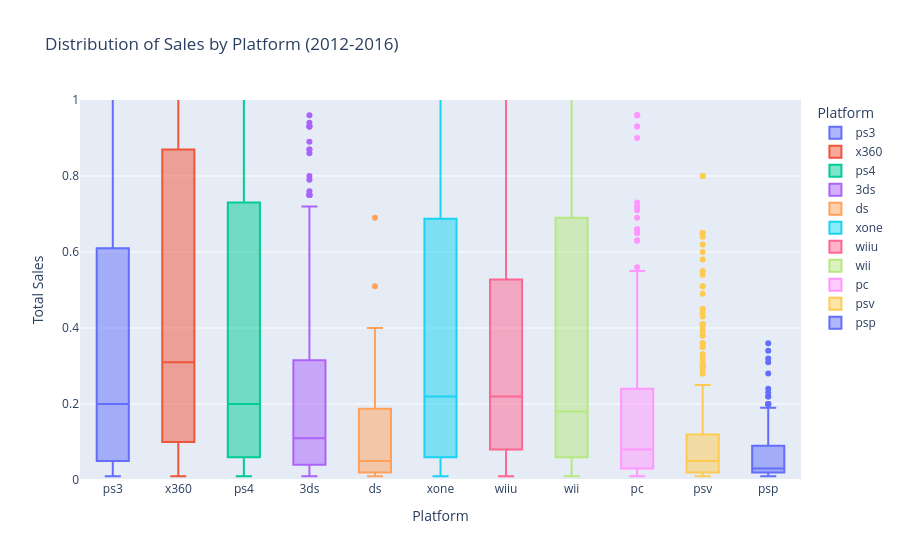

The notebook cell saved with this chart:
### Code cell
# Creamos un grafico para que podamos visualizar de mejor forma las variables
fig = px.box(filtered, x="platform", y="total_sales", color='platform',
            title='Distribution of Sales by Platform (2012-2016)',
            labels=dict(total_sales="Total Sales", platform="Platform"))

fig.update_layout(height=500, yaxis=dict(range=[0, 1]))
fig.show()

### Figure 1 — Plotly figure (JSON) as saved in the notebook; plotly's stock layout.template omitted (floating-point values rounded to 4 significant figures; data arrays with more than 128 entries replaced by an {"elided": "..."} marker saying what was removed)
{"data": [{"alignmentgroup": "True", "hovertemplate": "Platform=%{x}<br>Total Sales=%{y}<extra></extra>", "legendgroup": "ps3", "marker": {"color": "#636efa"}, "name": "ps3", "notched": false, "offsetgroup": "ps3", "orientation": "v", "showlegend": true, "type": "box", "x": {"elided": "493 str values"}, "x0": " ", "xaxis": "x", "y": {"elided": "493 float values"}, "y0": " ", "yaxis": "y"}, {"alignmentgroup": "True", "hovertemplate": "Platform=%{x}<br>Total Sales=%{y}<extra></extra>", "legendgroup": "x360", "marker": {"color": "#EF553B"}, "name": "x360", "notched": false, "offsetgroup": "x360", "orientation": "v", "showlegend": true, "type": "box", "x": {"elided": "292 str values"}, "x0": " ", "xaxis": "x", "y": {"elided": "292 float values"}, "y0": " ", "yaxis": "y"}, {"alignmentgroup": "True", "hovertemplate": "Platform=%{x}<br>Total Sales=%{y}<extra></extra>", "legendgroup": "ps4", "marker": {"color": "#00cc96"}, "name": "ps4", "notched": false, "offsetgroup": "ps4", "orientation": "v", "showlegend": true, "type": "box", "x": {"elided": "392 str values"}, "x0": " ", "xaxis": "x", "y": {"elided": "392 float values"}, "y0": " ", "yaxis": "y"}, {"alignmentgroup": "True", "hovertemplate": "Platform=%{x}<br>Total Sales=%{y}<extra></extra>", "legendgroup": "3ds", "marker": {"color": "#ab63fa"}, "name": "3ds", "notched": false, "offsetgroup": "3ds", "orientation": "v", "showlegend": true, "type": "box", "x": {"elided": "396 str values"}, "x0": " ", "xaxis": "x", "y": {"elided": "396 float values"}, "y0": " ", "yaxis": "y"}, {"alignmentgroup": "True", "hovertemplate": "Platform=%{x}<br>Total Sales=%{y}<extra></extra>", "legendgroup": "ds", "marker": {"color": "#FFA15A"}, "name": "ds", "notched": false, "offsetgroup": "ds", "orientation": "v", "showlegend": true, "type": "box", "x": ["ds", "ds", "ds", "ds", "ds", "ds", "ds", "ds", "ds", "ds", "ds", "ds", "ds", "ds", "ds", "ds", "ds", "ds", "ds", "ds", "ds", "ds", "ds", "ds", "ds", "ds", "ds", "ds", "ds", "ds", "ds"], "x0": " ", "xaxis": "x", "y": [8.06, 1.02, 0.69, 0.51, 0.4, 0.38, 0.21, 0.19, 0.18, 0.13, 0.12, 0.1, 0.08, 0.08, 0.05, 0.05, 0.04, 0.03, 0.03, 0.03, 0.02, 0.02, 0.02, 0.02, 0.02, 0.02, 0.01, 0.01, 0.01, 0.01, 0.01], "y0": " ", "yaxis": "y"}, {"alignmentgroup": "True", "hovertemplate": "Platform=%{x}<br>Total Sales=%{y}<extra></extra>", "legendgroup": "xone", "marker": {"color": "#19d3f3"}, "name": "xone", "notched": false, "offsetgroup": "xone", "orientation": "v", "showlegend": true, "type": "box", "x": {"elided": "247 str values"}, "x0": " ", "xaxis": "x", "y": {"elided": "247 float values"}, "y0": " ", "yaxis": "y"}, {"alignmentgroup": "True", "hovertemplate": "Platform=%{x}<br>Total Sales=%{y}<extra></extra>", "legendgroup": "wiiu", "marker": {"color": "#FF6692"}, "name": "wiiu", "notched": false, "offsetgroup": "wiiu", "orientation": "v", "showlegend": true, "type": "box", "x": {"elided": "147 str values"}, "x0": " ", "xaxis": "x", "y": {"elided": "147 float values"}, "y0": " ", "yaxis": "y"}, {"alignmentgroup": "True", "hovertemplate": "Platform=%{x}<br>Total Sales=%{y}<extra></extra>", "legendgroup": "wii", "marker": {"color": "#B6E880"}, "name": "wii", "notched": false, "offsetgroup": "wii", "orientation": "v", "showlegend": true, "type": "box", "x": ["wii", "wii", "wii", "wii", "wii", "wii", "wii", "wii", "wii", "wii", "wii", "wii", "wii", "wii", "wii", "wii", "wii", "wii", "wii", "wii", "wii", "wii", "wii", "wii", "wii", "wii", "wii", "wii", "wii", "wii", "wii", "wii", "wii", "wii", "wii", "wii", "wii", "wii", "wii", "wii", "wii", "wii", "wii", "wii", "wii", "wii", "wii", "wii", "wii", "wii", "wii", "wii", "wii", "wii"], "x0": " ", "xaxis": "x", "y": [6.76, 3.58, 3.13, 2.52, 2.15, 2.01, 1.6, 1.38, 0.96, 0.95, 0.95, 0.95, 0.89, 0.69, 0.68, 0.66, 0.56, 0.5, 0.42, 0.39, 0.38, 0.29, 0.26, 0.23, 0.22, 0.19, 0.18, 0.18, 0.15, 0.15, 0.15, 0.14, 0.14, 0.12, 0.1, 0.1, 0.09, 0.1, 0.08, 0.06, 0.07, 0.05, 0.04, 0.03, 0.03, 0.02, 0.02, 0.01, 0.01, 0.01, 0.01, 0.01, 0.01, 0.01], "y0": " ", "yaxis": "y"}, {"alignmentgroup": "True", "hovertemplate": "Platform=%{x}<br>Total Sales=%{y}<extra></extra>", "legendgroup": "pc", "marker": {"color": "#FF97FF"}, "name": "pc", "notched": false, "offsetgroup": "pc", "orientation": "v", "showlegend": true, "type": "box", "x": {"elided": "250 str values"}, "x0": " ", "xaxis": "x", "y": {"elided": "250 float values"}, "y0": " ", "yaxis": "y"}, {"alignmentgroup": "True", "hovertemplate": "Platform=%{x}<br>Total Sales=%{y}<extra></extra>", "legendgroup": "psv", "marker": {"color": "#FECB52"}, "name": "psv", "notched": false, "offsetgroup": "psv", "orientation": "v", "showlegend": true, "type": "box", "x": {"elided": "411 str values"}, "x0": " ", "xaxis": "x", "y": {"elided": "411 float values"}, "y0": " ", "yaxis": "y"}, {"alignmentgroup": "True", "hovertemplate": "Platform=%{x}<br>Total Sales=%{y}<extra></extra>", "legendgroup": "psp", "marker": {"color": "#636efa"}, "name": "psp", "notched": false, "offsetgroup": "psp", "orientation": "v", "showlegend": true, "type": "box", "x": {"elided": "173 str values"}, "x0": " ", "xaxis": "x", "y": {"elided": "173 float values"}, "y0": " ", "yaxis": "y"}], "layout": {"autosize": true, "boxmode": "overlay", "legend": {"title": {"text": "Platform"}, "tracegroupgap": 0}, "title": {"text": "Distribution of Sales by Platform (2012-2016)"}, "xaxis": {"anchor": "y", "autorange": true, "categoryarray": ["ps3", "x360", "ps4", "3ds", "ds", "xone", "wiiu", "wii", "pc", "psv", "psp"], "categoryorder": "array", "domain": [0, 1], "range": [-0.5, 10.5], "title": {"text": "Platform"}, "type": "category"}, "yaxis": {"anchor": "x", "domain": [0, 1], "range": [0, 1], "title": {"text": "Total Sales"}, "type": "linear"}}}
